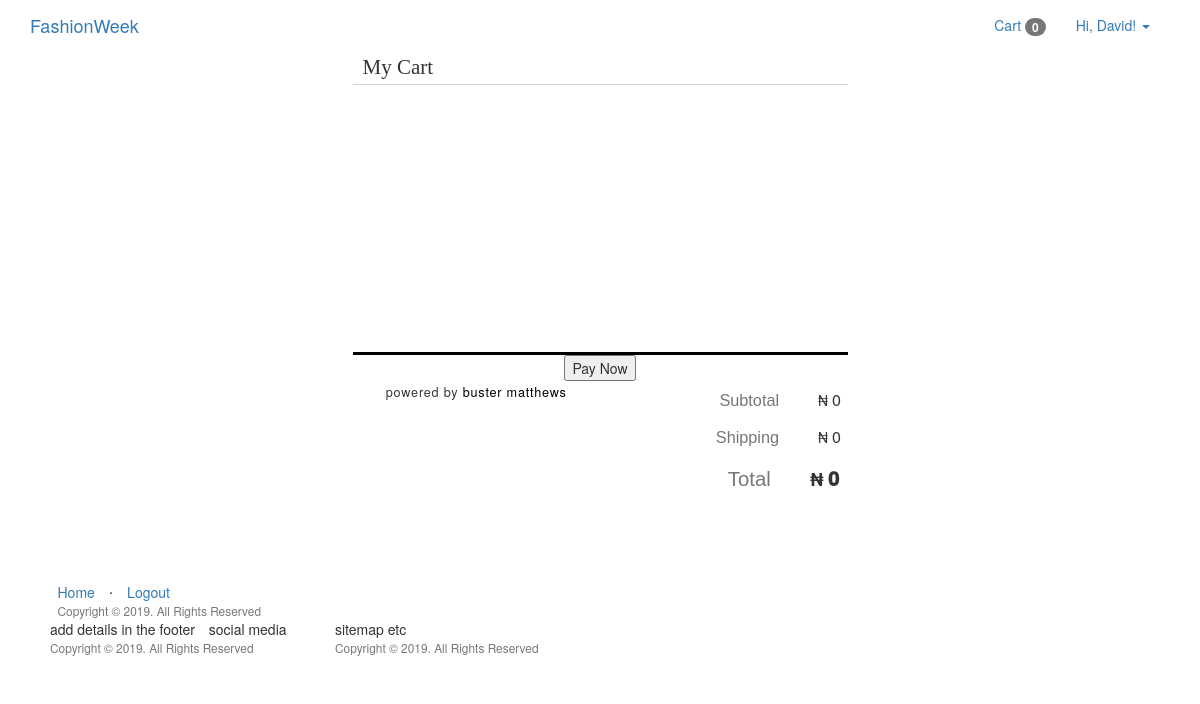
Page /cart/ (signed in) on the earlier database version.
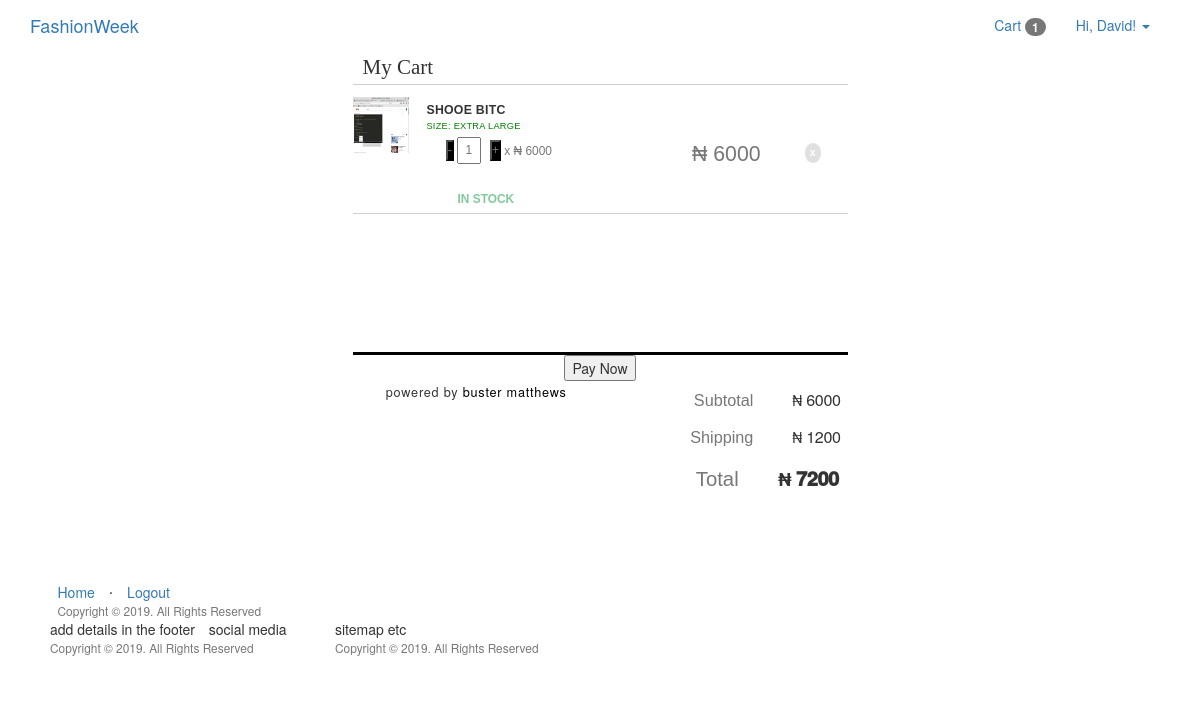
Same page on the later database version.
### app/models.py (models this page shows, shortened)
class User(UserMixin, db.Model):
	__tablename__="user"
	id = db.Column(db.Integer, primary_key=True)
	firstname = db.Column(db.String(24), index=True)
	lastname = db.Column(db.String(24), index=True)
	email = db.Column(db.String(50), index=True, unique=True)
	password_hash = db.Column(db.String)
	phonenumber = db.Column(db.String(18), index=True, unique=True)
	is_admin = db.Column(db.Boolean, default = False)
	order = db.relationship('Order', backref='my_orders')
	kart = db.relationship('Kart', uselist=False, backref='user_kart')
	shipping_info = db.relationship('ShippingInfo', backref='role',lazy='dynamic')

class Kart(db.Model):
	id = db.Column(db.Integer, primary_key=True)
	product_id = db.Column(db.Integer, db.ForeignKey('product.id'))
	product = db.relationship('Products', uselist=False)
	quantity = db.Column(db.Integer)
	subtotal = db.Column(db.Integer)
	user_id = db.Column(db.Integer, db.ForeignKey('user.id'))
	user = db.relationship('User', uselist=False, backref='user')

class Products(db.Model):
	__tablename__ = 'product'
	id = db.Column(db.Integer, primary_key=True)
	product_name = db.Column(db.String(100), index=True)
	product_price = db.Column(db.Integer, index=True)
	product_image = db.Column(db.String(120),index=True)
	product_description = db.Column(db.String(200), index=True)
	product_stock = db.Column(db.Integer, index = True)
	product_size = db.Column(db.String(5), index = True)
	categories_id = db.Column(db.Integer, db.ForeignKey('categories.id'))
	'''
		foreign key for product.id
		test this weda its one order several products or several orders, serveral products
		using many to many for now
		#many many rel with order
	'''
	order = db.relationship("Order", secondary = association_table)

### app/users/routes.py (the view)
@users.route('/cart/',methods = ["GET","POST"])
def cart():
	if current_user.is_anonymous:
		count = 0
		user = 0
		cartlist = []
	else:
		user = current_user.id
		count = Kart.query.filter_by(user_id =user).count()
		cartlist = Kart.query.filter_by(user_id=user).all()
	form = CartForm()
	price = ShippingPrice()
	items_subtotals = subtotals()
	if current_user.is_anonymous:
		flash('please login or register to be able to add a shipping address')
		return render_template('users/cart.html', count= count, cartlist= cartlist,
	title = "Cart", form = form, price=price, items_subtotals=items_subtotals)
	return render_template('users/cart.html', count= count, cartlist= cartlist,
	title = "Cart", form = form, price=price,items_subtotals=items_subtotals)

### app/users/forms.py
class CartForm(FlaskForm):
	quantity = IntegerField('1', validators=[DataRequired()])
	submit = SubmitField('Submit')

### app/models.py (called while the page is built)
@login_manager.user_loader
def load_user(id):
    return User.query.get(int(id))

### app/users/routes.py (called while the page is built)
def ShippingPrice():
	if current_user.is_authenticated:
		item_num = Kart.query.filter_by(user_id = current_user.id).count()
	else:
		item_num = Kart.query.filter_by(user_id = 0).count()
	shipping_price = 0
	if item_num >= 1:
		shipping_price = 1200
	elif item_num >= 5:
		shipping_price = 2500
	else:
		pass
	return shipping_price

def subtotals():
	if current_user.is_authenticated:
		get_products = Kart.query.filter_by(user_id = current_user.id).all()
	else:
		get_products = Kart.query.filter_by(user_id = 0).all()
	items_subtotal = 0
	for price in get_products:
		items_subtotal+=int(price.subtotal)
	return items_subtotal

### app/templates/users/cart.html (shortened to what this page needs)
{% extends "base.html" %}
	{%block head%}
	<link href="{{ url_for('static', filename='css/cart.css')}}" rel="stylesheet">
	{%endblock%}
{% block body %}
<body>
<div class="wrapper">
	<header class="heading cf">
		<h5>My Cart</h5>
	</header>
	{% if current_user.is_authenticated %}
	<div class="outerbox">
		<div class="innerbox">
			<div class="cart-content">
				<ul class="item-wrapper">
						{% for items in cartlist %}
					<li id="cart_items" class="cart-items">
						<div class="infoWrap">
							<div class="item-description">
								<img src="{{ items.product.product_image }}" class="item-img">
								<h6 class="item-name">
									{{ items.product.product_name }}
										<br>
									<div class="small">
										<span>Size:</span>
										<span>{{ items.product.product_size }}</span>
									</div>
								</h6>
								<br>
								<div class="xtra">
									<form action="{{url_for('users.quantity_update', id=items.id)}}">
										<p>
											<input id="minus-btn" type="button" class="minus-btn{{items.id}}" value="-">
												<input type="text" name="quantity" class="qty" id="qty{{items.id}}", value="{{items.quantity}}">
											<input id="plus-btn" type="button" class="plus-btn{{items.id}}" value="+">
											  x <span class="iso">₦</span> <span class="item-price{{items.id}}"> {{ items.product.product_price }}</span>
											  <p> <span id="loading{{items.id}}" class="loading_bkg"></span> </p>
										</p>
									</form>
									<p class="stockStatus">
										In Stock
									</p>
								</div>
							</div>
							<div class="prod-total item-description">
								<p> <span class="iso">₦</span> <span class="item-total{{items.id}} item-total">{{items.subtotal}}</span></p>
							</div>
							<div class="remove-item item-description">
								<a href="{{ url_for('users.remove_item', id=items.id) }}" class="remove">x</a>
							</div>
						</div>
					</li>
                    {% endfor %}
				</ul>
			</div>
		</div>
	</div>
<footer class="cart-footer">
	<div class="subtotal cf">
		<form>
			<button type="button" onClick="payWithRave()">Pay Now</button>
		</form>
    <ul>
	  <li class="totalRow"><span class="label">Subtotal</span>
		<span class="iso">₦</span>
		<span id="subtotal_value" class="value">{{items_subtotals}}</span>
	</li>
	<li class="totalRow"><span class="label">Shipping</span>
		<span class="iso">₦</span>
		<span id="shipping_price" class="value">{{ price }}</span>
	</li>
	<li class="totalRow final"><span class="label">Total</span>
		<span class="iso">₦</span>
		<span id="total-final" class="value">{{items_subtotals + price}}</span>
	</li>
    </ul>
  </div>
	<span class="cart-copyright">
		powered by <a href="#" class="authored">buster matthews</a>
	</span>
</footer>
</div>
{% endif %}
</body>
{% endblock %}

### app/templates/base.html (shortened to what this page needs)
<!DOCTYPE html>
<html lang="en">
<head>
    <link href="{{ url_for('static', filename='css/bootstrap.css') }}"rel="stylesheet">
    <link href="{{ url_for('static', filename='css/st.css') }}"rel="stylesheet">
    {%block head %}
    {% endblock %}
</head>
<body>
<div class="container-fluid">
        <div class="navbar-header">
          <a class="navbar-brand" href="{{ url_for('home.homepage') }}">FashionWeek</a>
        </div>
        <ul class="nav navbar-nav navbar-right" style="margin-right:20px;">
            {% if current_user.is_authenticated %}
            {% if current_user.is_admin %}
                <li><a href="{{ url_for('home.admin_dashboard') }}">Dashboard</a></li>
                <li><a href="{{ url_for('admin.list_categories') }}">Categories</a></li>
                <li><a href="{{ url_for('admin.list_products') }}">Products</a></li>
                <li><a href="#">Orders</a></li>
            {% else %}
                <li><a href="{{ url_for('users.cart') }}">Cart <span class="badge">{{ count }}</span></a></li>
            {% endif %}
                <li class="dropdown">
                    <a class="dropdown-toggle" data-toggle="dropdown" role="button" aria-haspopup="true" aria-expanded="false">
                          Hi, {{ current_user.firstname }}!
                        <span class="caret"></span>
                    </a>
            {% else %}
                <li><a href="{{ url_for('home.homepage') }}">Home</a></li>
                <li><a href="{{ url_for('users.cart') }}">Cart <span class="badge">{{ count }}</span></a></li>
                <li><a href="{{ url_for('auth.register') }}">Register</a></li>
                <li><a href="{{ url_for('auth.login') }}">Login</a></li>
            {% endif %}
        </ul>
</div>
<div class=" container-fluid"style="max-width:85%;" >
      {% block body %}
      {% endblock %}
      <div class="push"></div>
</div>
      <footer style="margin:25px 0px 0px 25px;">
        <div class="container">
            <div class="row">
                <div class="col-lg-12">
                        <ul class="list-inline">
                            <li><a href="{{ url_for('home.homepage') }}">Home</a></li>
                            <li class="footer-menu-divider">⋅</li>
                            {% if current_user.is_authenticated %}
                                <li><a href="{{ url_for('auth.logout') }}">Logout</a></li>
                            {% else %}
                                <li><a href="{{ url_for('auth.register') }}">Register</a></li>
                                <li class="footer-menu-divider">⋅</li>
                                <li><a href="{{ url_for('auth.login') }}">Login</a></li>
                            {% endif %}
                        </ul>
                        <p class="copyright text-muted small">Copyright © 2019. All Rights Reserved</p>
                </div>
                    <div class="col l3 s8 m8 ">
                            <ul class="list-inline">
                             <li>add details in the footer</li>
                             <li>social media</li>
                            </ul>
                            <p class="copyright text-muted small">Copyright © 2019. All Rights Reserved</p>
                        </div>
                        <div class="col l3 s8 m8 ">
                                <ul class="list-inline">
                                <li>sitemap etc</li>
                                </ul>
                                <p class="copyright text-muted small">Copyright © 2019. All Rights Reserved</p>
                            </div>
            </div>
        </div>
      </footer>
</body>
</html>

### app/static/css/st.css (style rules this page uses)
.push { height:4em; }
.row { margin-left: auto; margin-right: auto; margin-bottom: 20px; }
.row:after { content: ""; display: table; clear: both; }
.row .col { float: left; -webkit-box-sizing: border-box; box-sizing: border-box; padding: 0 0.75rem; min-height: 1px; }
.row .col.s8 { width: 66.6666666667%; margin-left: auto; left: auto; right: auto; }
@media only screen and (min-width: 601px) { .row .col.m8 { width: 66.6666666667%; margin-left: auto; left: auto; right: auto; } }
@media only screen and (min-width: 993px) { .row .col.l3 { width: 25%; margin-left: auto; left: auto; right: auto; } }

### app/static/css/cart.css (style rules this page uses)
p,h1, h3, input, ul, h6 ,h5 { margin: 0; padding: 0; }
ul { list-style-type: none; }
.wrapper { position: relative; height: 450px; max-height:50%; width: 50%; max-width: 50%; margin: auto; clear: both; }
.heading { padding: .33em 0; border-bottom: 1px solid #D0D0D0; }
.heading h5 { font-family: "Droid Serif", serif; font-size: 1.5em; margin-left: 10px; }
.outerbox { clear: both; height: 100%; width:100%; position: relative; overflow: hidden; clear: both; }
.innerbox { height:80%; width: 100%; }
.cart-content { margin-top: 10px; display: table; position:relative; width: 100%; }
.item-wrapper { list-style-type: none; padding: 0; }
.cart-items { display: block; width: 100%; vertical-align: middle; border-bottom: 1px solid #D0D0D0; }
.infoWrap { display: table; width: 100%; }
.item-description { display: table-cell; vertical-align: middle; padding-bottom: 5px; }
.item-img { width:5em; height: 4em; display:inline; padding-right:1em; margin-top: 2px; margin-bottom: 4px; }
.item-name { top: 7%; font-size: .88em; font-family: "Montserrat", sans-serif; font-weight: bold; text-transform: uppercase; letter-spacing: .021em; }
.item-img, .item-name { display: inline-block; }
.item-description p { font-size: .85em; color: #777777; font-family: "Montserrat", sans-serif; display: inline-block; }
div.small { color:green; line-height: 2; }
.xtra { margin-left: auto; margin-right: auto; width: 40%; margin-top: -10%; }
input.qty { width: 2em; text-align: center; font-size: 1em; padding: .25em; margin: 1em .5em 0 0; }
p.stockStatus { color: #82CA9C; font-weight: bold; padding: .5em 0 0 1em; text-transform: uppercase; }
.prod-total { text-align: center; margin-right: 2px; font-size: 25px; }
.remove-item { padding-left: 15px; }
.remove { text-decoration: none; font-family: "Montserrat", sans-serif; color: #ffffff; font-weight: bold; background: #e0e0e0; padding: .5em; font-size: .75em; display: inline-block; border-radius: 100%; line-height: .85; transition: all 0.25s linear; }
.cart-footer { border-top: solid black; position:absolute; bottom: 0; width: 100%; height: auto; text-align: center; }
.cf >ul { width: 50%; float: right; }
.subtotal .totalRow { padding: .5em; text-align: right; }
.subtotal .totalRow .label { font-family: "Montserrat", sans-serif; font-size: 1.16em; font-weight: normal; color: #777; }
.subtotal .totalRow span.label { display: inline-block; padding: 0 0 0 1em; text-align: right; margin-right: 35px; }
.subtotal .totalRow .value { letter-spacing: -.025em; font-size: 1.15em; font-weight: 100; }
.subtotal .totalRow.final { font-size: 1.25em; font-weight: bold ; }
.subtotal .totalRow.final>.value { font-weight: 1000 ; }
.cart-copyright { font-size: 12.7px; letter-spacing: 0.06em; }
.authored { color: black; }
.cf:before, .cf:after { content: " "; display: table; }
.loading_bkg { height: 16px; display: inline-block; width: 18px; margin-left: 4px; }
#minus-btn,#plus-btn { background-color: black; }

Differences in the rows shown:
added Kart: product.product_name "SHOOE BITC", product.product_size "EXTRA LARGE", quantity "1", product.product_price "6000", subtotal "6000"
Other differences:
{{ count }}: "0" → "1"
{{ items_subtotals }}: "0" → "6000"
{{ price }}: "0" → "1200"
{{ items_subtotals + price }}: "0" → "7200"
